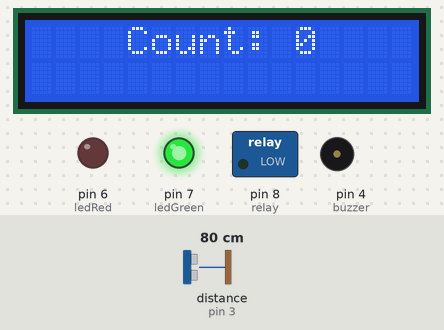
The sketch below on a simulated Arduino Uno, built with avr-gcc and run on an emulated ATmega328P. Shown: 16×2 character LCD, switched loads named in the sketch (green lamp = pin HIGH), output pins drawn as LEDs (lit = HIGH), buzzer (waves = sounding, pin HIGH). Wiring (inferred from the names in the program): ultrasonic range finder: trigger pin 2; echo pin 3. The inputs (shaded band) are chosen by the test bench; at power-on: distance to the obstacle (sensor on pin 3) 80 cm. The echo pulse lasts 58.3 µs per cm; pins used as bus, display or sensor lines are not drawn; what the sketch prints to the serial monitor is not drawn.

Above: at 2.6 s.
2.7 s: distance to the obstacle (sensor on pin 3) set to 37 cm
5.2 s: distance to the obstacle (sensor on pin 3) set to 31 cm
At 6.5 s:
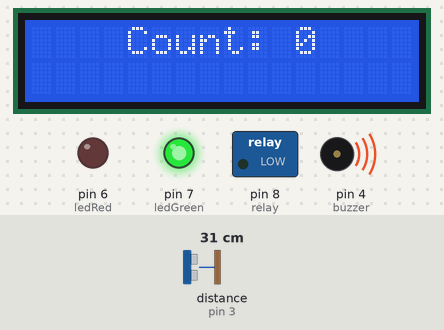
10.7 s: distance to the obstacle (sensor on pin 3) set to 35 cm
At 11.8 s:
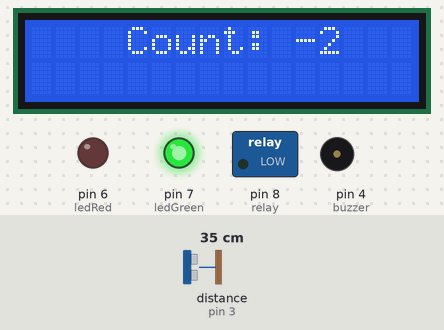
Timing chart, 0 to 13.7 s (numbered marks = the images above; inputs shaded):
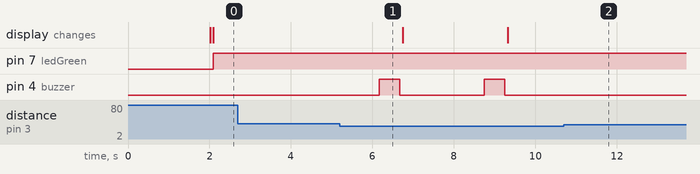

The sketch:

Automated_Customer_Counter.ino
```cpp
// (licence header left out)
#include <Wire.h>
#include <LiquidCrystal_I2C.h>

LiquidCrystal_I2C lcd(0x27, 16, 2);

const int ledRed = 6;
const int ledGreen = 7;
const int buzzer = 4;
const int trig = 2;
const int echo = 3;
const int relay = 8;

int duration;
int distance;
int peopleCount = 0;

void setup() {
  pinMode(ledRed, OUTPUT);
  pinMode(ledGreen, OUTPUT);
  pinMode(buzzer, OUTPUT);
  pinMode(trig, OUTPUT);
  pinMode(relay, OUTPUT);
  pinMode(echo, INPUT);
  Serial.begin(9600);

  digitalWrite(trig, LOW);
  delayMicroseconds(2);
  digitalWrite(trig, HIGH);
  delayMicroseconds(10);
  digitalWrite(trig, LOW);
  duration = pulseIn(echo, HIGH);
  distance = duration * 0.034 / 2;

  digitalWrite(trig, LOW);
  delayMicroseconds(2);
  digitalWrite(trig, HIGH);
  delayMicroseconds(10);
  digitalWrite(trig, LOW);
  duration = pulseIn(echo, HIGH);
  distance = duration * 0.034 / 2;

  digitalWrite(trig, LOW);
  delayMicroseconds(2);
  digitalWrite(trig, HIGH);
  delayMicroseconds(10);
  digitalWrite(trig, LOW);
  duration = pulseIn(echo, HIGH);
  distance = duration * 0.034 / 2; // this is in cm

}

void loop() {
  delay(2000);
  digitalWrite(trig, LOW);
  delayMicroseconds(2);
  digitalWrite(trig, HIGH);
  delayMicroseconds(10);
  digitalWrite(trig, LOW);
  duration = pulseIn(echo, HIGH);
  distance = duration * 0.034 / 2;
  Serial.print("Distance: "); // For debugging purposes
  Serial.println(distance); //  For debugging purposes

  if (distance <= 16 && distance >= 0) {
    digitalWrite(buzzer, HIGH);
    peopleCount += 1;
    delay(500);
    digitalWrite(buzzer, LOW);
  } else if (distance >= 16.5 && distance <= 33) {
    digitalWrite(buzzer, HIGH);
    peopleCount -= 1;
    delay(500);
    digitalWrite(buzzer, LOW);
  }

  Serial.print("People Inside: ");  // For debugging purposes
  Serial.println(peopleCount);  // For debugging purposes
  lcd.begin();
  lcd.backlight();
  lcd.setCursor(4, 0);
  lcd.print("Count: ");
  lcd.print(peopleCount);


  if (peopleCount <= 5 && peopleCount >= 0) {
    digitalWrite(ledGreen, HIGH);
    digitalWrite(ledRed, LOW);
    digitalWrite(relay, 0);
  // If the number of customer entered the premises is more than 5, warn.
  } else if (peopleCount > 5) {
    digitalWrite(ledRed, HIGH);
    digitalWrite(ledGreen, LOW);
    digitalWrite(relay, 1);
    digitalWrite(buzzer, HIGH);
  }
}
```

Measured:
- the behaviour switches between 35 and 34 cm on distance to the obstacle (sensor on pin 3) (found by bisection; images 0 and 1)
- after the input at 2.7 s, every drawn part: stays the same
- after the input at 5.2 s, pin 4 (buzzer): alternates HIGH for 0.50 s and LOW for 2.1 s, starting after 0.97 s
- after the input at 10.7 s, pin 4 (buzzer): stops changing and stays LOW
